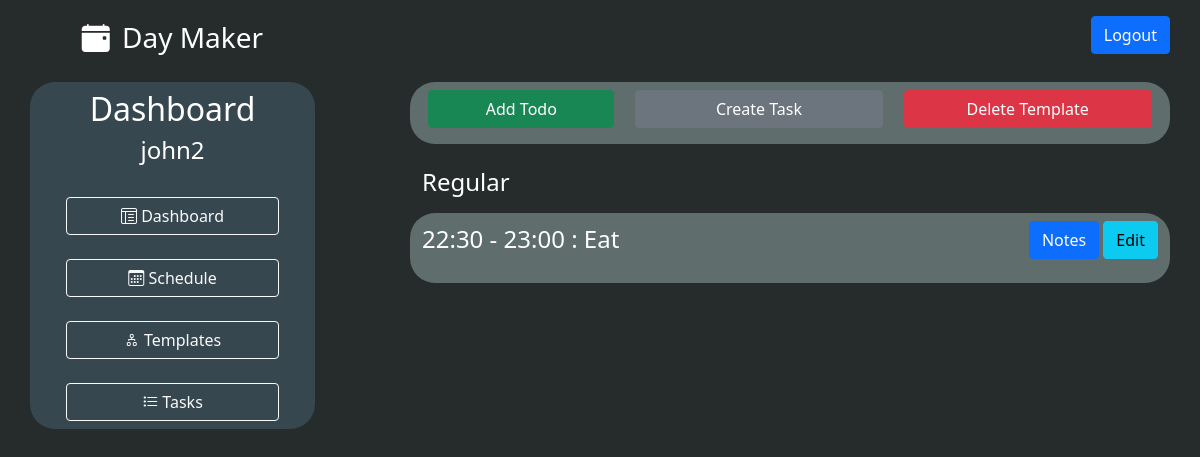
The app's page /view_template/Regular (signed in) with its own data.
### models.py (models this page shows, shortened)
class User(UserMixin, db.Model):
    id = db.Column(db.Integer, primary_key = True)
    username = db.Column(db.String(30), unique = True, index = True)
    email = db.Column(db.String(64), index=True, unique=True)
    password = db.Column(db.String(128))
    schedules = db.relationship('Schedule', backref='user', lazy='dynamic', cascade='all, delete, delete-orphan')
    templates = db.relationship('Template', backref='user', lazy='dynamic', cascade='all, delete, delete-orphan')
    tasks = db.relationship('Task', backref='user', lazy='dynamic', cascade='all, delete, delete-orphan')

class Template(db.Model):
    id = db.Column(db.Integer, primary_key = True)
    name = db.Column(db.String(25), index=True)
    todos = db.relationship('Todo', backref='template', lazy='dynamic', cascade='all, delete, delete-orphan')
    schedules = db.relationship('Schedule', backref='template', lazy='dynamic', cascade='all, delete, delete-orphan')
    user_id = db.Column(db.Integer, db.ForeignKey('user.id'))

class Todo(db.Model):
    id = db.Column(db.Integer, primary_key = True)
    notes = db.Column(db.String(200))
    start_time = db.Column(db.Time)
    end_time = db.Column(db.Time)
    task_id = db.Column(db.Integer, db.ForeignKey('task.id'))
    template_id = db.Column(db.Integer, db.ForeignKey('template.id'))
    task = db.relationship('Task', overlaps="todos")

class Task(db.Model):
    id = db.Column(db.Integer, primary_key = True)
    title = db.Column(db.String(50), index = True)
    user_id = db.Column(db.Integer, db.ForeignKey('user.id'))
    todos = db.relationship('Todo', lazy='dynamic', cascade='all, delete, delete-orphan')

### routes.py (the view)
@app.route('/view_template/<template>')
@login_required
def view_template(template):
    current_template = Template.query.filter_by(user_id=current_user.id, name=template).first()
    todos = Todo.query.filter_by(template_id=current_template.id).all()
    EditForm = EditTodoForm()
    EditForm.new_task.choices = [(task.id, task.title) for task in Task.query.filter_by(user_id=current_user.id).all()]
    AddForm = TodoForm()
    AddForm.task.choices = [(task.id, task.title) for task in Task.query.filter_by(user_id=current_user.id).all()]
    return render_template('view_template.html', template=template, todos=todos, AddForm=AddForm, EditTodoForm=EditForm, AddTaskForm=TaskForm())

### routes.py (called while the page is built)
@login_manager.user_loader
def load_user(id):
    return User.query.get(int(id))

### templates/view_template.html (shortened to what this page needs)
{% extends 'base.html' %}
{% block content %}
    <div class="container h-100">
        <div class="row justify-content-between mt-4">
            <div class="d-none d-lg-block col-md-3 col-lg-3 text-white day-primary curved">
                <h2 class="mt-2 text-center">Dashboard</h2>
                <h4 class="mt-2 text-center">{{current_user.username}}</h2>
                <div class="row gap-1 justify-content-center">
                  <div class="col-10">
                    <h4 class="mt-4"><a href="{{ url_for('dashboard')}}" class="btn btn-outline-light w-100"><i class="bi bi-layout-text-window-reverse"></i> Dashboard</a></h4>
                    <h4 class="mt-4"><a href="{{ url_for('schedule')}}" class="btn btn-outline-light w-100"><i class="bi bi-calendar3"></i> Schedule</a></h4>
                    <h4 class="mt-4"><a href="{{ url_for('templates')}}" class="btn btn-outline-light w-100"><i class="bi bi-diagram-2"></i> Templates</a></h4>
                    <h4 class="mt-4"><a href="{{ url_for('tasks')}}" class="btn btn-outline-light w-100"><i class="bi bi-list-task"></i> Tasks</a></h4>
                  </div>
                </div>
            </div>
            <div class="col-md-12 col-lg-8">
                <div class="row day-secondary curved p-2 justify-content-around">
                        <a class="btn btn-success col-10 col-md-3 mb-2 mb-sm-0" data-bs-toggle="collapse" href="#templateForm" role="button" aria-expanded="false" aria-controls="templateForm">Add Todo</a>
                        <a class="btn btn-secondary col-10 col-md-4 mb-2 mb-sm-0" data-bs-toggle="collapse" href="#taskForm" role="button" aria-expanded="false" aria-controls="templateForm">Create Task</a>
                        <a class="btn btn-danger col-10 col-md-4" href="{{ url_for('delete_template', template=template) }}">Delete Template</a>
                </div>
                <h4 class="text-white mt-4">{{ template }}</h4>
                <div class="row">
                    <div class="col-12">
                        {% for todo in todos|sort(attribute='start_time') %}
                        <div class="row day-secondary my-2 py-2 curved">
                                <div class="col fs-4 text-white ">
                                    <div>{{ todo.start_time.strftime("%H:%M") }} - {{ todo.end_time.strftime("%H:%M") }} : {{ todo.task.title }}</div>
                                </div>
                                <div class="col text-end">
                                    <div class="btn btn-primary" data-bs-toggle="collapse" href="#notes{{ todo.id }}" role="button" aria-expanded="false" aria-controls="notes">Notes</div>
                                    <div class="btn btn-info" data-bs-toggle="collapse" href="#edit{{ todo.id }}" role="button" aria-expanded="false" aria-controls="edit">Edit</div>
                                </div>
                        </div>
                        {% endfor %}
                    </div>
                </div>
            </div>
        </div>
    </div>
{% endblock %}

### static/styles.css (style rules this page uses)
html, body { height: 100%; background-color: #262C2C; }
.day-primary { background-color: #37474F; }
.day-secondary { background-color: #5F6D6D; }
.curved { border-radius: 25px; }
a { text-decoration: none; color: black; }

### records on screen
User: username "john2"
Template: name "Regular"
Todo: start_time "22:30", end_time "23:00", task "Eat"
